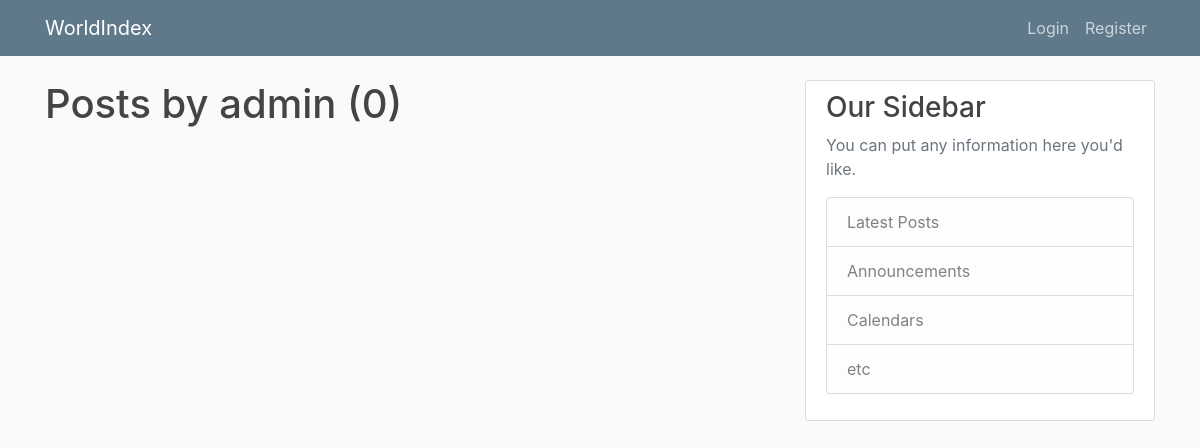
The app's page /user/admin, older data.
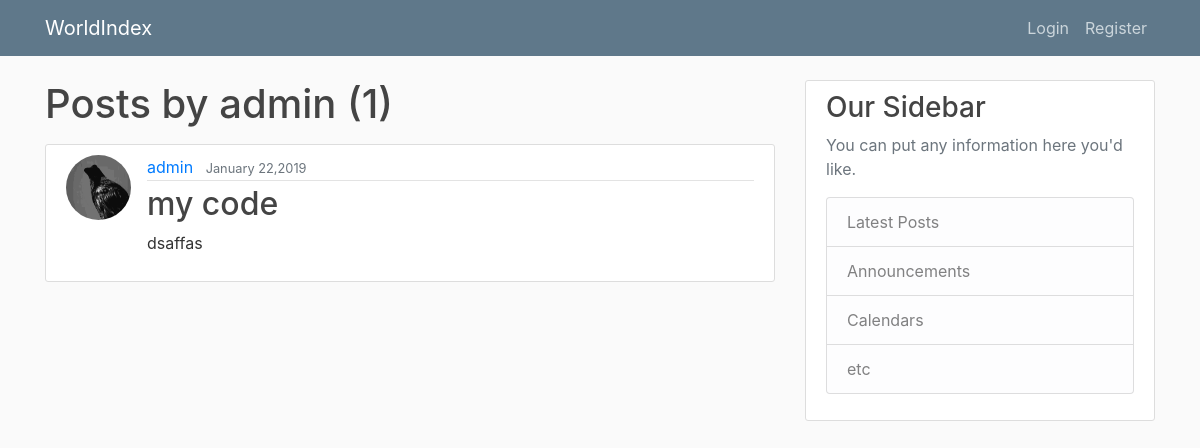
The same page, newer data.
### blog_app/models.py (models this page shows, shortened)
class Post(models.Model):
    title = models.CharField(max_length = 100)
    content = models.TextField()
    date_posted = models.DateTimeField(default= timezone.now)
    author = models.ForeignKey(User,on_delete= models.CASCADE)

### users/models.py (models this page shows, shortened)
class Profile(models.Model):
    user = models.OneToOneField(User,on_delete=models.CASCADE)
    image = models.ImageField(default = 'default.jpg',upload_to='profile_pics')
    ''' Signal'''

### blog_app/views.py (the view)
# urls.py: path('user/<str:username>', UserPostListView.as_view(),name = 'user-posts'),
class UserPostListView(ListView):
    model = Post
    template_name = 'user_post.html'
    context_object_name = 'posts'
    ordering = '-date_posted'
    paginate_by = 1
    def get_queryset(self):
        user = get_object_or_404(User,username=self.kwargs.get('username'))
        return Post.objects.filter(author=user).order_by('-date_posted')

### templates/user_post.html (shortened to what this page needs)
{% extends "base.html" %}
{% block content%}
<h1 class="mb-3">Posts by {{ view.kwargs.username}}  ({{page_obj.paginator.count}}) </h1>
{% for post in posts %}
<article class="media content-section">
    <img class="rounded-circle article-img" src="{{ post.author.profile.image.url }}">
    <div class="media-body">
        <div class="article-metadata">
            <a class="mr-2" href="{% url 'user-posts' post.author.username %}">{{ post.author }}</a>
            <small class="text-muted">{{ post.date_posted |date:"F d,Y" }}</small>
        </div>
        <h2><a class="article-title" href="{% url 'detail-view' post.id %}">{{ post.title }}</a></h2>
        <p class="article-content">{{ post.content }}</p>
    </div>
</article>
{% endfor %}
    {% endblock content %}

Row changes from the older to the newer data that the page shows:
added Post: author.profile.image (picture), author "admin", date_posted "January 22,2019", title "my code", content "dsaffas"
Text that changed along with them:
{{ page_obj.paginator.count }}: "0" → "1"
